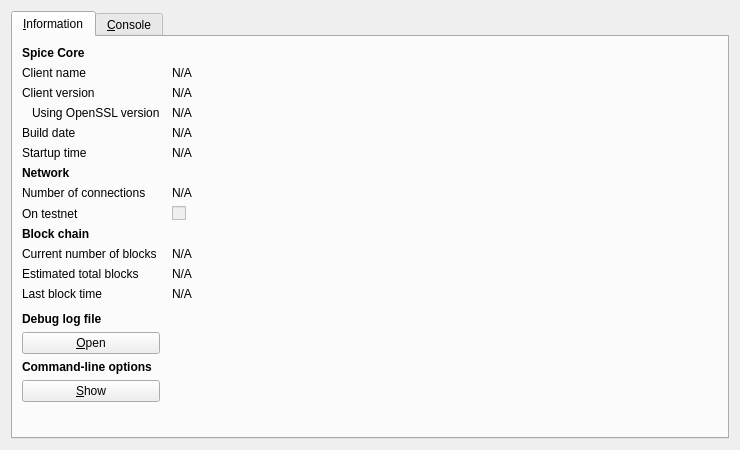
<?xml version="1.0" encoding="UTF-8"?>
<ui version="4.0">
 <class>RPCConsole</class>
 <widget class="QDialog" name="RPCConsole">
  <property name="geometry">
   <rect>
    <x>0</x>
    <y>0</y>
    <width>740</width>
    <height>450</height>
   </rect>
  </property>
  <property name="windowTitle">
   <string>Spice - Debug window</string>
  </property>
  <layout class="QVBoxLayout" name="verticalLayout_2">
   <item>
    <widget class="QTabWidget" name="tabWidget">
     <property name="currentIndex">
      <number>0</number>
     </property>
     <widget class="QWidget" name="tab_info">
      <attribute name="title">
       <string>&amp;Information</string>
      </attribute>
      <layout class="QGridLayout" name="gridLayout" columnstretch="0,1">
       <property name="horizontalSpacing">
        <number>12</number>
       </property>
       <item row="0" column="0">
        <widget class="QLabel" name="label_9">
         <property name="font">
          <font>
           <weight>75</weight>
           <bold>true</bold>
          </font>
         </property>
         <property name="text">
          <string>Spice Core</string>
         </property>
        </widget>
       </item>
       <item row="1" column="0">
        <widget class="QLabel" name="label_5">
         <property name="text">
          <string>Client name</string>
         </property>
        </widget>
       </item>
       <item row="1" column="1">
        <widget class="QLabel" name="clientName">
         <property name="cursor">
          <cursorShape>IBeamCursor</cursorShape>
         </property>
         <property name="text">
          <string>N/A</string>
         </property>
         <property name="textFormat">
          <enum>Qt::PlainText</enum>
         </property>
         <property name="textInteractionFlags">
          <set>Qt::LinksAccessibleByMouse|Qt::TextSelectableByKeyboard|Qt::TextSelectableByMouse</set>
         </property>
        </widget>
       </item>
       <item row="2" column="0">
        <widget class="QLabel" name="label_6">
         <property name="text">
          <string>Client version</string>
         </property>
        </widget>
       </item>
       <item row="2" column="1">
        <widget class="QLabel" name="clientVersion">
         <property name="cursor">
          <cursorShape>IBeamCursor</cursorShape>
         </property>
         <property name="text">
          <string>N/A</string>
         </property>
         <property name="textFormat">
          <enum>Qt::PlainText</enum>
         </property>
         <property name="textInteractionFlags">
          <set>Qt::LinksAccessibleByMouse|Qt::TextSelectableByKeyboard|Qt::TextSelectableByMouse</set>
         </property>
        </widget>
       </item>
       <item row="3" column="0">
        <widget class="QLabel" name="label_14">
         <property name="text">
          <string>Using OpenSSL version</string>
         </property>
         <property name="indent">
          <number>10</number>
         </property>
        </widget>
       </item>
       <item row="3" column="1">
        <widget class="QLabel" name="openSSLVersion">
         <property name="cursor">
          <cursorShape>IBeamCursor</cursorShape>
         </property>
         <property name="text">
          <string>N/A</string>
         </property>
         <property name="textFormat">
          <enum>Qt::PlainText</enum>
         </property>
         <property name="textInteractionFlags">
          <set>Qt::LinksAccessibleByMouse|Qt::TextSelectableByKeyboard|Qt::TextSelectableByMouse</set>
         </property>
        </widget>
       </item>
       <item row="4" column="0">
        <widget class="QLabel" name="label_12">
         <property name="text">
          <string>Build date</string>
         </property>
        </widget>
       </item>
       <item row="4" column="1">
        <widget class="QLabel" name="buildDate">
         <property name="cursor">
          <cursorShape>IBeamCursor</cursorShape>
         </property>
         <property name="text">
          <string>N/A</string>
         </property>
         <property name="textFormat">
          <enum>Qt::PlainText</enum>
         </property>
         <property name="textInteractionFlags">
          <set>Qt::LinksAccessibleByMouse|Qt::TextSelectableByKeyboard|Qt::TextSelectableByMouse</set>
         </property>
        </widget>
       </item>
       <item row="5" column="0">
        <widget class="QLabel" name="label_13">
         <property name="text">
          <string>Startup time</string>
         </property>
        </widget>
       </item>
       <item row="5" column="1">
        <widget class="QLabel" name="startupTime">
         <property name="cursor">
          <cursorShape>IBeamCursor</cursorShape>
         </property>
         <property name="text">
          <string>N/A</string>
         </property>
         <property name="textFormat">
          <enum>Qt::PlainText</enum>
         </property>
         <property name="textInteractionFlags">
          <set>Qt::LinksAccessibleByMouse|Qt::TextSelectableByKeyboard|Qt::TextSelectableByMouse</set>
         </property>
        </widget>
       </item>
       <item row="6" column="0">
        <widget class="QLabel" name="label_11">
         <property name="font">
          <font>
           <weight>75</weight>
           <bold>true</bold>
          </font>
         </property>
         <property name="text">
          <string>Network</string>
         </property>
        </widget>
       </item>
       <item row="7" column="0">
        <widget class="QLabel" name="label_7">
         <property name="text">
          <string>Number of connections</string>
         </property>
        </widget>
       </item>
       <item row="7" column="1">
        <widget class="QLabel" name="numberOfConnections">
         <property name="cursor">
          <cursorShape>IBeamCursor</cursorShape>
         </property>
         <property name="text">
          <string>N/A</string>
         </property>
         <property name="textFormat">
          <enum>Qt::PlainText</enum>
         </property>
         <property name="textInteractionFlags">
          <set>Qt::LinksAccessibleByMouse|Qt::TextSelectableByKeyboard|Qt::TextSelectableByMouse</set>
         </property>
        </widget>
       </item>
       <item row="8" column="0">
        <widget class="QLabel" name="label_8">
         <property name="text">
          <string>On testnet</string>
         </property>
        </widget>
       </item>
       <item row="8" column="1">
        <widget class="QCheckBox" name="isTestNet">
         <property name="enabled">
          <bool>false</bool>
         </property>
         <property name="text">
          <string/>
         </property>
        </widget>
       </item>
       <item row="9" column="0">
        <widget class="QLabel" name="label_10">
         <property name="font">
          <font>
           <weight>75</weight>
           <bold>true</bold>
          </font>
         </property>
         <property name="text">
          <string>Block chain</string>
         </property>
        </widget>
       </item>
       <item row="10" column="0">
        <widget class="QLabel" name="label_3">
         <property name="text">
          <string>Current number of blocks</string>
         </property>
        </widget>
       </item>
       <item row="10" column="1">
        <widget class="QLabel" name="numberOfBlocks">
         <property name="cursor">
          <cursorShape>IBeamCursor</cursorShape>
         </property>
         <property name="text">
          <string>N/A</string>
         </property>
         <property name="textFormat">
          <enum>Qt::PlainText</enum>
         </property>
         <property name="textInteractionFlags">
          <set>Qt::LinksAccessibleByMouse|Qt::TextSelectableByKeyboard|Qt::TextSelectableByMouse</set>
         </property>
        </widget>
       </item>
       <item row="11" column="0">
        <widget class="QLabel" name="label_4">
         <property name="text">
          <string>Estimated total blocks</string>
         </property>
        </widget>
       </item>
       <item row="11" column="1">
        <widget class="QLabel" name="totalBlocks">
         <property name="cursor">
          <cursorShape>IBeamCursor</cursorShape>
         </property>
         <property name="text">
          <string>N/A</string>
         </property>
         <property name="textFormat">
          <enum>Qt::PlainText</enum>
         </property>
         <property name="textInteractionFlags">
          <set>Qt::LinksAccessibleByMouse|Qt::TextSelectableByKeyboard|Qt::TextSelectableByMouse</set>
         </property>
        </widget>
       </item>
       <item row="12" column="0">
        <widget class="QLabel" name="label_2">
         <property name="text">
          <string>Last block time</string>
         </property>
        </widget>
       </item>
       <item row="12" column="1">
        <widget class="QLabel" name="lastBlockTime">
         <property name="cursor">
          <cursorShape>IBeamCursor</cursorShape>
         </property>
         <property name="text">
          <string>N/A</string>
         </property>
         <property name="textFormat">
          <enum>Qt::PlainText</enum>
         </property>
         <property name="textInteractionFlags">
          <set>Qt::LinksAccessibleByMouse|Qt::TextSelectableByKeyboard|Qt::TextSelectableByMouse</set>
         </property>
        </widget>
       </item>
       <item row="13" column="0">
        <spacer name="verticalSpacer_2">
         <property name="orientation">
          <enum>Qt::Vertical</enum>
         </property>
         <property name="sizeHint" stdset="0">
          <size>
           <width>20</width>
           <height>20</height>
          </size>
         </property>
        </spacer>
       </item>
       <item row="14" column="0">
        <widget class="QLabel" name="labelDebugLogfile">
         <property name="font">
          <font>
           <weight>75</weight>
           <bold>true</bold>
          </font>
         </property>
         <property name="text">
          <string>Debug log file</string>
         </property>
        </widget>
       </item>
       <item row="15" column="0">
        <widget class="QPushButton" name="openDebugLogfileButton">
         <property name="toolTip">
          <string>Open the Spice debug log file from the current data directory. This can take a few seconds for large log files.</string>
         </property>
         <property name="text">
          <string>&amp;Open</string>
         </property>
         <property name="autoDefault">
          <bool>false</bool>
         </property>
        </widget>
       </item>
       <item row="16" column="0">
        <widget class="QLabel" name="labelCLOptions">
         <property name="font">
          <font>
           <weight>75</weight>
           <bold>true</bold>
          </font>
         </property>
         <property name="text">
          <string>Command-line options</string>
         </property>
        </widget>
       </item>
       <item row="17" column="0">
        <widget class="QPushButton" name="showCLOptionsButton">
         <property name="toolTip">
          <string>Show the Spice-Qt help message to get a list with possible Spice command-line options.</string>
         </property>
         <property name="text">
          <string>&amp;Show</string>
         </property>
         <property name="autoDefault">
          <bool>false</bool>
         </property>
        </widget>
       </item>
       <item row="18" column="0">
        <spacer name="verticalSpacer">
         <property name="orientation">
          <enum>Qt::Vertical</enum>
         </property>
         <property name="sizeHint" stdset="0">
          <size>
           <width>20</width>
           <height>40</height>
          </size>
         </property>
        </spacer>
       </item>
      </layout>
     </widget>
     <widget class="QWidget" name="tab_console">
      <attribute name="title">
       <string>&amp;Console</string>
      </attribute>
      <layout class="QVBoxLayout" name="verticalLayout_3">
       <property name="spacing">
        <number>3</number>
       </property>
       <item>
        <widget class="QTextEdit" name="messagesWidget">
         <property name="minimumSize">
          <size>
           <width>0</width>
           <height>100</height>
          </size>
         </property>
         <property name="readOnly">
          <bool>true</bool>
         </property>
         <property name="tabKeyNavigation" stdset="0">
          <bool>false</bool>
         </property>
         <property name="columnCount" stdset="0">
          <number>2</number>
         </property>
        </widget>
       </item>
       <item>
        <layout class="QHBoxLayout" name="horizontalLayout">
         <property name="spacing">
          <number>3</number>
         </property>
         <item>
          <widget class="QLabel" name="label">
           <property name="text">
            <string notr="true">&gt;</string>
           </property>
          </widget>
         </item>
         <item>
          <widget class="QLineEdit" name="lineEdit"/>
         </item>
         <item>
          <widget class="QPushButton" name="clearButton">
           <property name="maximumSize">
            <size>
             <width>24</width>
             <height>24</height>
            </size>
           </property>
           <property name="toolTip">
            <string>Clear console</string>
           </property>
           <property name="text">
            <string/>
           </property>
           <property name="icon">
            <iconset resource="../bitcoin.qrc">
             <normaloff>:/icons/remove</normaloff>:/icons/remove</iconset>
           </property>
           <property name="shortcut">
            <string notr="true">Ctrl+L</string>
           </property>
           <property name="autoDefault">
            <bool>false</bool>
           </property>
          </widget>
         </item>
        </layout>
       </item>
      </layout>
     </widget>
    </widget>
   </item>
  </layout>
 </widget>
 <resources>
  <include location="../bitcoin.qrc"/>
 </resources>
 <connections/>
</ui>
